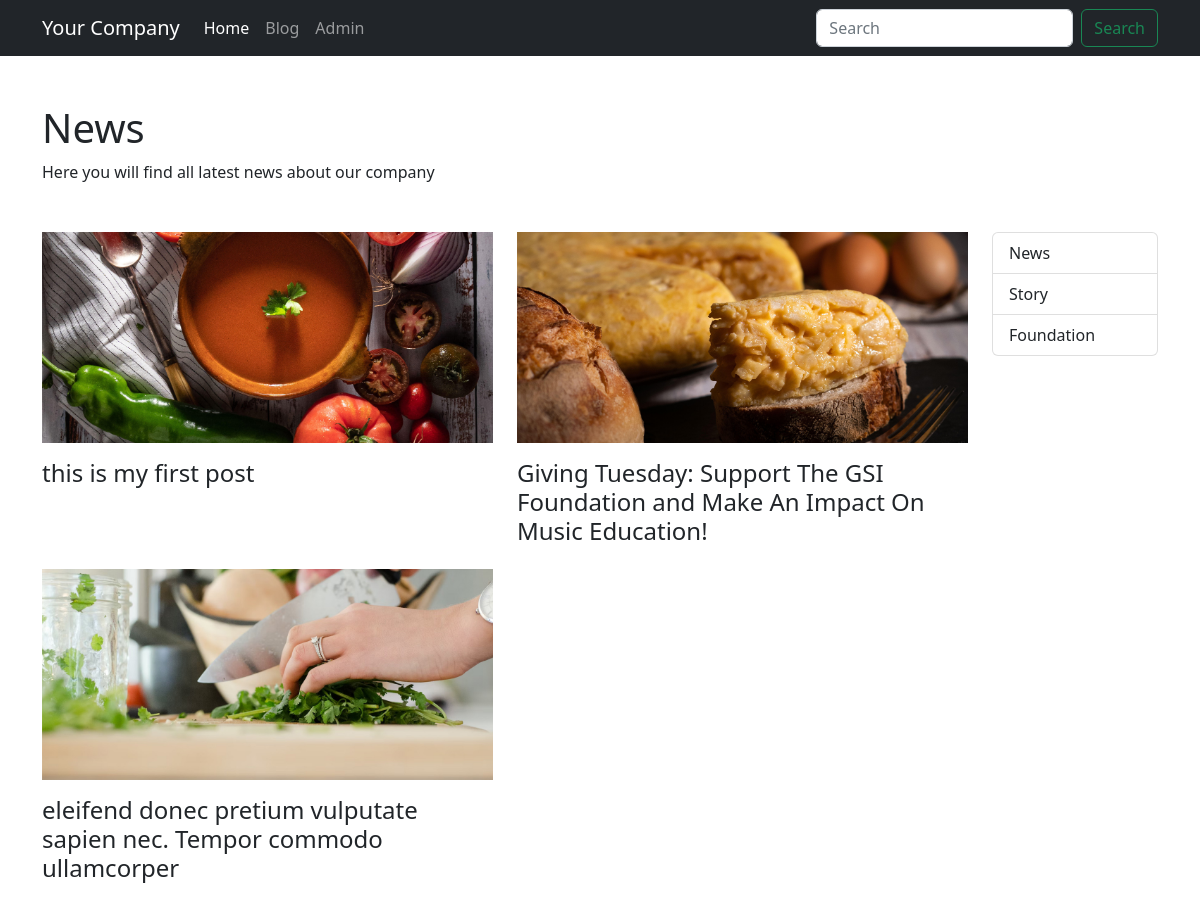
The page /blog/category/news on the database its author committed.
### blog/models.py (models this page shows, shortened)
class Category(models.Model):
    name = models.CharField(max_length=255)
    description = RichTextField(blank=True, null=True)
    slug = models.SlugField(max_length=255, unique=True)
    sort_order = models.IntegerField(default=0)
    status = models.BooleanField(default=False)
    date_added = models.DateTimeField(default=timezone.now, editable=False)

class Post(models.Model):
    STATUS_PUBLISHED = 1
    STATUS_DRAFT = 0
    STATUS_UNLISTED = -1
    status_choices = [
        (STATUS_PUBLISHED, 'Published'),
        (STATUS_DRAFT, 'Draft'),
        (STATUS_UNLISTED, 'Unlisted'),
    ]
    title = models.CharField(max_length=255)
    description = RichTextField()
    image = models.ImageField(upload_to = 'uploads/%Y/%m/%d/')
    author = models.ForeignKey(Author, on_delete=models.CASCADE)
    category = models.ManyToManyField(Category, related_name="posts", blank=True)
    slug = models.SlugField(max_length=255, unique=True)
    date_available = models.DateTimeField(default=timezone.now)
    sort_order = models.IntegerField(default=0)
    status = models.SmallIntegerField(default=STATUS_DRAFT, choices=status_choices)
    date_added = models.DateTimeField(default=timezone.now, editable=False)
    date_modified = models.DateTimeField(default=timezone.now, editable=False)

### blog/views.py (the view)
# urls.py: path('category/<slug:slug>', views.CategoryView.as_view(), name='blog_category'),
class CategoryView(ListView):
    template_name = 'blog/category.html'
    context_object_name = 'posts'
    def get_queryset(self):
        category = Category.objects.get(slug = self.kwargs['slug'], status = True)
        return category.posts.filter(status = Post.STATUS_PUBLISHED)
    def get_context_data(self, **kwargs):
        category = Category.objects.get(slug = self.kwargs['slug'], status = True)
        context = super().get_context_data(**kwargs)
        context["category"] = category
        context["categories"] = Category.objects.filter(status=True).order_by("sort_order")
        return context

### blog/templates/blog/category.html (shortened to what this page needs)
{% extends "base.html" %}
{% block content %}
<div class="container py-5">
    <h1 class="mb-2">{{ category.name }}</h1>
    {% if category.description %}
    <p class="mb-2">{{ category.description|safe }}</p>
    {% endif %}
    <div class="content mt-5">
        <div class="row">
            <div class="col-md-8 col-lg-10">
                {% if posts %}
                <div class="row">
                    {% for post in posts %}
                    <div class="col-12 col-lg-6 mb-3">{% include "blog/includes/post.html" %}</div>
                    {% endfor %}
                </div>
                {% else %}
                <p>There are no posts available in the {{ category.name }}.</p>
                <a href="{% url "blog_home" %}" class="btn btn-primary">Continue</a>
                {% endif %}
            </div>
            <div class="col-md-4 col-lg-2">
                {% include "blog/includes/categories.html" %}
            </div>
        </div>
    </div>
</div>
{% endblock content %}

### blog/templates/blog/includes/post.html
{% load static %}
<a href="{% url 'post' post.slug %}"><img class="img-fluid mb-3" src="{% static post.image %}" alt="{{ post.title }}" /></a>
<h3 class="h4"><a class="text-reset text-decoration-none" href="{% url 'post' post.slug %}">{{ post.title }}</a></h3>

### blog/templates/blog/includes/categories.html
{% if categories %}
<div class="list-group">
    {% for category in categories %}
    <a href="{% url 'blog_category' category.slug %}" class="list-group-item list-group-item-action">{{ category.name }}</a>
    {% endfor %}
</div>
{% endif %}

### rows shown on the page
Category: name "News", description "Here you will find all latest news about our company"
Post: image (picture), title "this is my first post"
Post: image (picture), title "Giving Tuesday: Support The GSI Foundation and Make An Impact On Music Education!"
Post: image (picture), title "eleifend donec pretium vulputate sapien nec. Tempor commodo ullamcorper"
Category: name "Story"
Category: name "Foundation"
